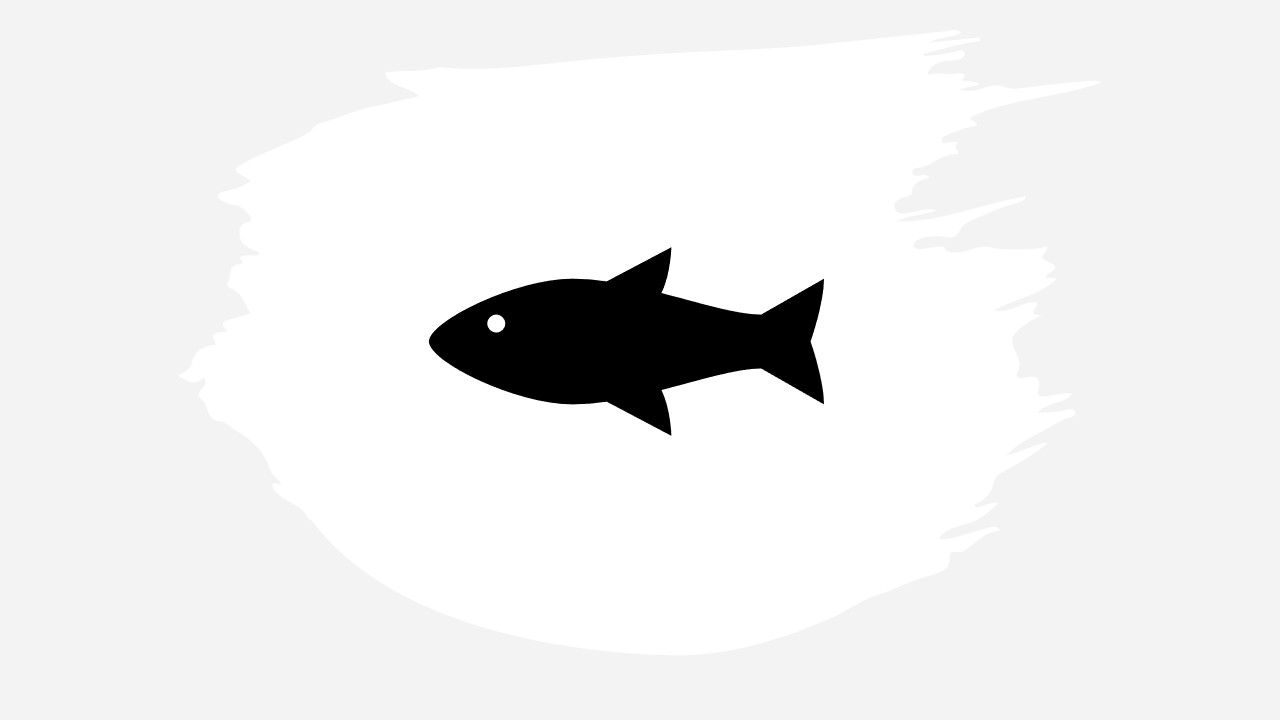
#> input picture test_fish.jpg, 1280 x 720 px
$ python -i process_fish.py   (imports and definitions only)
#> lines starting #> are read from the running program, lines starting #| are printed output that depends on the picture; after the words box and inside, x2 and y2 are one past the last pixel; in counts of white or black regions, pixels touching at a corner belong together
import time
import os
import json
import cv2
import numpy as np
from PIL import Image
from watchdog.observers import Observer
from watchdog.events import FileSystemEventHandler


WATCH_PATH = r"C:\Users\rensh\Documents\digital_aquarium\scnanned_images"
SAVE_PATH = r"C:\Users\rensh\Documents\digital_aquarium\processed_images"
FISH_LIST_PATH = os.path.join(SAVE_PATH, 'fish_list.json')


def load_fish_list():
    if os.path.exists(FISH_LIST_PATH) and os.path.getsize(FISH_LIST_PATH) > 0:
        with open(FISH_LIST_PATH, 'r') as f:
            try: return json.load(f)
            except json.JSONDecodeError: return []
    return []


def process_image_opencv(image_path):
#> called with image_path = 'test_fish.jpg'
    try:
        time.sleep(1)
        img_bgr = cv2.imread(image_path)
#> img_bgr is the input picture: shape (720, 1280, 3); min 0, max 255, mean 237.9
        if img_bgr is None: raise ValueError("Cannot open image file")

        img_gray = cv2.cvtColor(img_bgr, cv2.COLOR_BGR2GRAY)

        img_thresh = cv2.adaptiveThreshold(
            img_gray, 255, cv2.ADAPTIVE_THRESH_MEAN_C,
            cv2.THRESH_BINARY_INV, 15, 4
        )
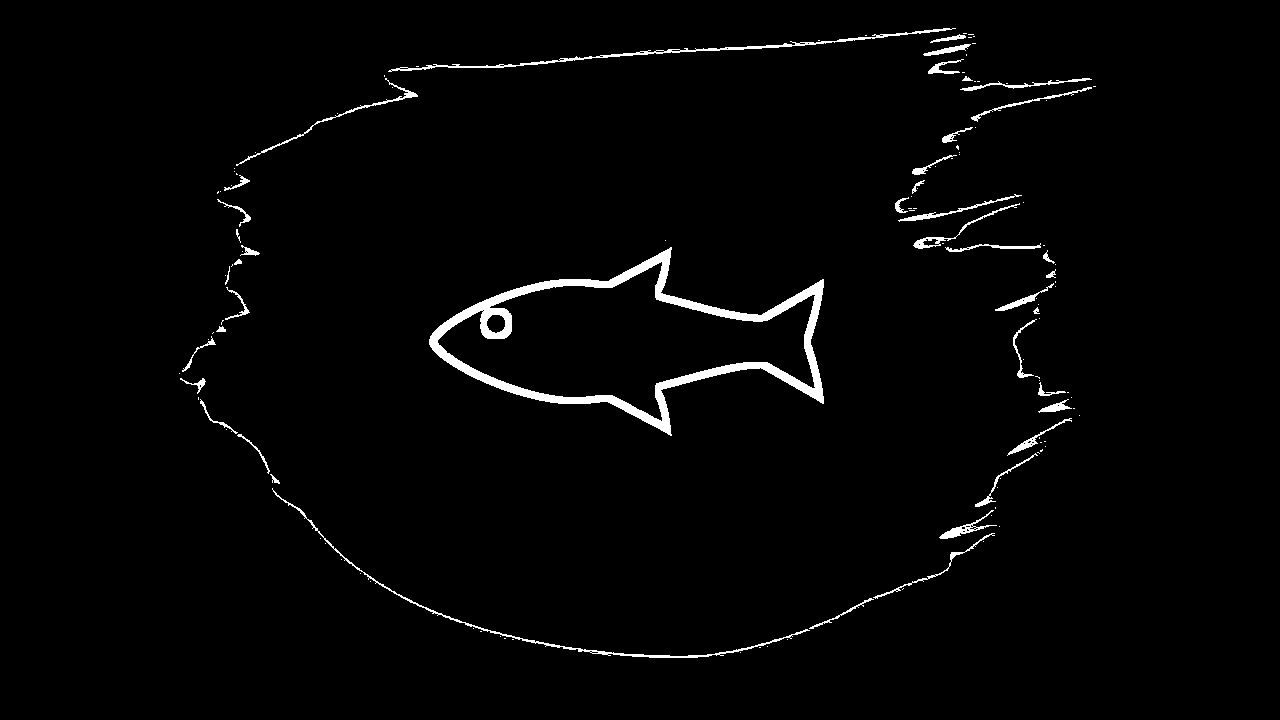
#> img_thresh: shape (720, 1280); 2% white; 131 white regions (89 under 20 px), largest, box (x1, y1, x2, y2) and area: (429, 247, 824, 436) 9193, (388, 28, 956, 72) 1436, (272, 488, 810, 658) 1270

        kernel = np.ones((3,3),np.uint8)
        img_thresh_cleaned = cv2.morphologyEx(img_thresh, cv2.MORPH_OPEN, kernel, iterations=1)
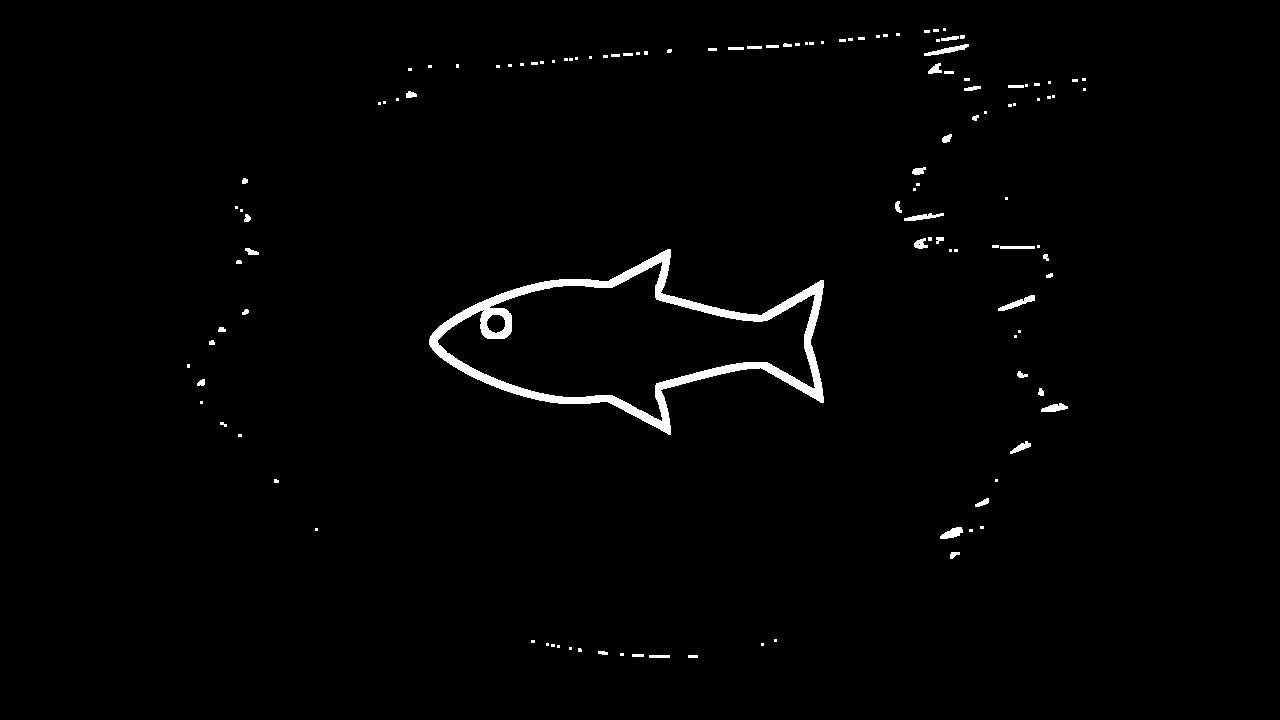
#> img_thresh_cleaned: shape (720, 1280); 1.4% white; 123 white regions (73 under 20 px), largest, box (x1, y1, x2, y2) and area: (429, 249, 824, 435) 9179, (998, 295, 1035, 311) 203, (924, 44, 969, 56) 200
        img_thresh_cleaned = cv2.morphologyEx(img_thresh_cleaned, cv2.MORPH_CLOSE, kernel, iterations=2)
#> img_thresh_cleaned: shape (720, 1280); 1.4% white; 92 white regions (39 under 20 px)


        contours, hierarchy = cv2.findContours(
            img_thresh_cleaned, cv2.RETR_EXTERNAL, cv2.CHAIN_APPROX_SIMPLE
        )
#> contours = 92 contours, 53 with area under 20; largest, box (x1, y1, x2, y2) and area: (429, 249, 824, 435) 37152, (998, 295, 1035, 311) 164, (914, 237, 944, 249) 158, (924, 44, 969, 56) 152, (940, 527, 963, 539) 140
        if not contours: raise ValueError("No contours found")


        largest_contour = max(contours, key=cv2.contourArea)
#> largest_contour = contour of 562 points, box (x1, y1, x2, y2) (429, 249, 824, 435), area 37152
        mask = np.zeros(img_gray.shape, dtype=np.uint8)
        cv2.drawContours(mask, [largest_contour], -1, (255), thickness=cv2.FILLED)
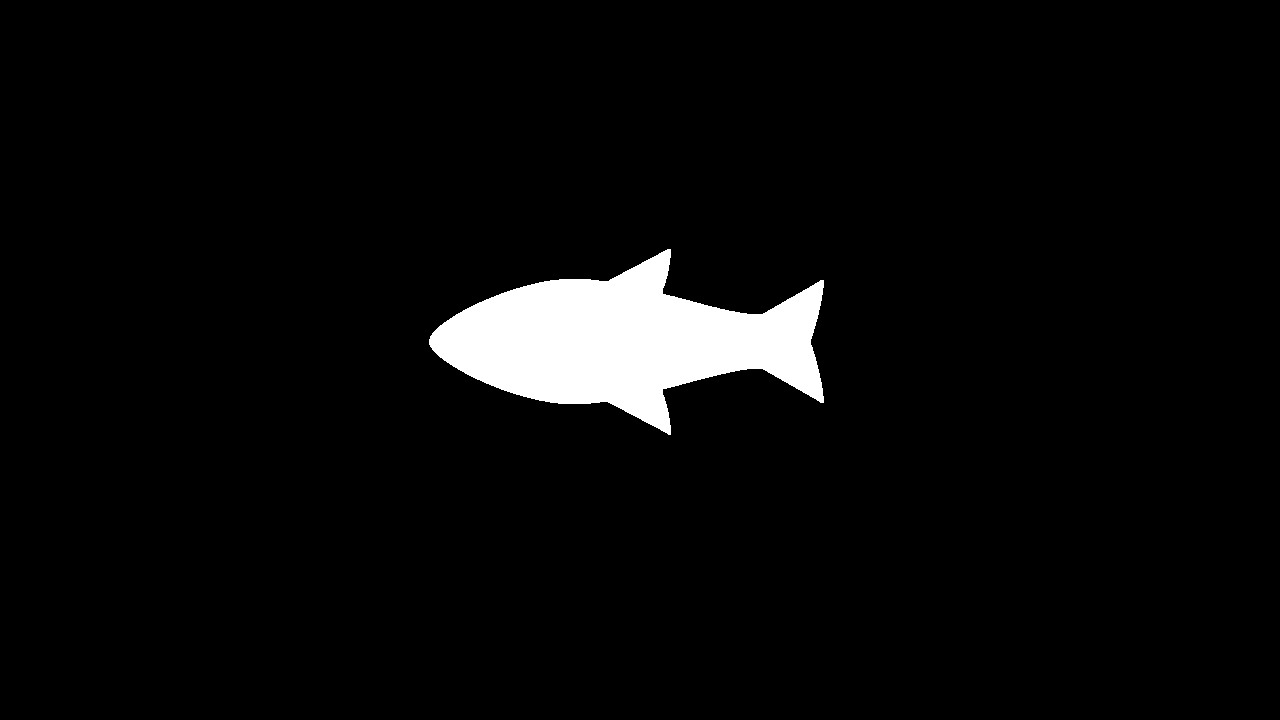
#> mask: shape (720, 1280); 4.1% white; 1 white region, box (x1, y1, x2, y2) and area: (429, 249, 824, 435) 37666


        img_bgra = cv2.cvtColor(img_bgr, cv2.COLOR_BGR2BGRA)
        img_bgra[:, :, 3] = mask


        img_rgba_pil = Image.fromarray(cv2.cvtColor(img_bgra, cv2.COLOR_BGRA2RGBA))


        filename_without_ext = os.path.splitext(os.path.basename(image_path))[0]
        new_filename = f"{filename_without_ext}.png"
        new_image_path = os.path.join(SAVE_PATH, new_filename)
        img_rgba_pil.save(new_image_path, "PNG")


        fish_list = load_fish_list()
#> (reads processed_images/fish_list.json from the repository)
        if new_filename not in fish_list:
            fish_list.append(new_filename)
            with open(FISH_LIST_PATH, 'w') as f: json.dump(fish_list, f)

        print(f"🆗🆗🆗✅✅✅ Processed {os.path.basename(image_path)} -> {new_filename} (OpenCV)")

    except Exception as e:
        print(f"🤔🤔🤔🤔🤔🤔")


class ChangeHandler(FileSystemEventHandler):
    def on_created(self, event):
        if event.is_directory: return
        print(f"🤩🤩🤩🤩🤩🤩 Detected new file: {event.src_path}")
        process_image_opencv(event.src_path)


# [13 lines not run here, left out]

>>> result = process_image_opencv('test_fish.jpg')
